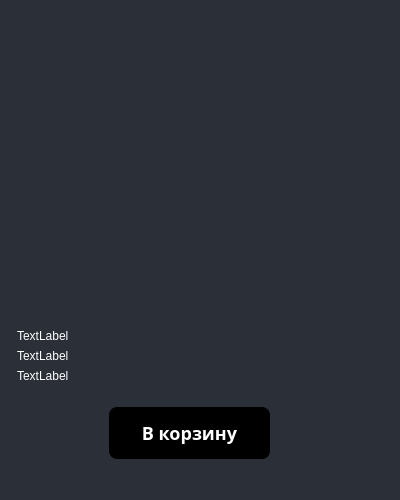
<?xml version="1.0" encoding="UTF-8"?>
<ui version="4.0">
 <class>productElement</class>
 <widget class="QWidget" name="productElement">
  <property name="geometry">
   <rect>
    <x>0</x>
    <y>0</y>
    <width>400</width>
    <height>500</height>
   </rect>
  </property>
  <property name="sizePolicy">
   <sizepolicy hsizetype="Fixed" vsizetype="Maximum">
    <horstretch>0</horstretch>
    <verstretch>0</verstretch>
   </sizepolicy>
  </property>
  <property name="minimumSize">
   <size>
    <width>400</width>
    <height>500</height>
   </size>
  </property>
  <property name="maximumSize">
   <size>
    <width>415</width>
    <height>520</height>
   </size>
  </property>
  <property name="windowTitle">
   <string>Form</string>
  </property>
  <property name="styleSheet">
   <string notr="true">* {
	color: #fff;
	background-color: #2a2f38;
}

QLineEdit {
	background-color: #16191d;
	padding: 5px 10px;
	border-top-left-radius: 10px;
	border-bottom-left-radius: 10px;
	border-top-right-radius: 10px;
	border-bottom-right-radius: 10px;
}

QTextEdit {
	font-size: 10px;
}</string>
  </property>
  <layout class="QVBoxLayout" name="verticalLayout_2">
   <property name="leftMargin">
    <number>0</number>
   </property>
   <property name="topMargin">
    <number>0</number>
   </property>
   <property name="rightMargin">
    <number>20</number>
   </property>
   <property name="bottomMargin">
    <number>20</number>
   </property>
   <item>
    <widget class="QGroupBox" name="groupBox">
     <property name="minimumSize">
      <size>
       <width>0</width>
       <height>0</height>
      </size>
     </property>
     <property name="maximumSize">
      <size>
       <width>420</width>
       <height>500</height>
      </size>
     </property>
     <property name="styleSheet">
      <string notr="true">border: none</string>
     </property>
     <property name="title">
      <string/>
     </property>
     <layout class="QHBoxLayout" name="horizontalLayout">
      <property name="spacing">
       <number>0</number>
      </property>
      <property name="leftMargin">
       <number>0</number>
      </property>
      <property name="topMargin">
       <number>0</number>
      </property>
      <property name="rightMargin">
       <number>0</number>
      </property>
      <property name="bottomMargin">
       <number>0</number>
      </property>
      <item>
       <widget class="QFrame" name="frame_2">
        <property name="maximumSize">
         <size>
          <width>16777215</width>
          <height>16777215</height>
         </size>
        </property>
        <property name="frameShape">
         <enum>QFrame::StyledPanel</enum>
        </property>
        <property name="frameShadow">
         <enum>QFrame::Raised</enum>
        </property>
        <layout class="QVBoxLayout" name="verticalLayout">
         <property name="leftMargin">
          <number>0</number>
         </property>
         <property name="topMargin">
          <number>0</number>
         </property>
         <property name="rightMargin">
          <number>0</number>
         </property>
         <property name="bottomMargin">
          <number>0</number>
         </property>
         <item>
          <widget class="QFrame" name="frame_3">
           <property name="maximumSize">
            <size>
             <width>390</width>
             <height>500</height>
            </size>
           </property>
           <property name="frameShape">
            <enum>QFrame::StyledPanel</enum>
           </property>
           <property name="frameShadow">
            <enum>QFrame::Raised</enum>
           </property>
           <layout class="QVBoxLayout" name="verticalLayout_4">
            <property name="leftMargin">
             <number>0</number>
            </property>
            <property name="topMargin">
             <number>0</number>
            </property>
            <property name="rightMargin">
             <number>0</number>
            </property>
            <property name="bottomMargin">
             <number>10</number>
            </property>
            <item>
             <widget class="QLabel" name="imageArea">
              <property name="minimumSize">
               <size>
                <width>390</width>
                <height>300</height>
               </size>
              </property>
              <property name="maximumSize">
               <size>
                <width>390</width>
                <height>300</height>
               </size>
              </property>
              <property name="text">
               <string/>
              </property>
             </widget>
            </item>
           </layout>
          </widget>
         </item>
         <item>
          <widget class="QFrame" name="frame">
           <property name="frameShape">
            <enum>QFrame::StyledPanel</enum>
           </property>
           <property name="frameShadow">
            <enum>QFrame::Raised</enum>
           </property>
           <layout class="QVBoxLayout" name="verticalLayout_6">
            <item>
             <widget class="QFrame" name="frame_4">
              <property name="maximumSize">
               <size>
                <width>16777215</width>
                <height>250</height>
               </size>
              </property>
              <property name="frameShape">
               <enum>QFrame::StyledPanel</enum>
              </property>
              <property name="frameShadow">
               <enum>QFrame::Raised</enum>
              </property>
              <layout class="QVBoxLayout" name="verticalLayout_5">
               <property name="leftMargin">
                <number>5</number>
               </property>
               <item>
                <widget class="QLabel" name="productName">
                 <property name="text">
                  <string>TextLabel</string>
                 </property>
                </widget>
               </item>
               <item>
                <widget class="QLabel" name="productDescription">
                 <property name="text">
                  <string>TextLabel</string>
                 </property>
                </widget>
               </item>
               <item>
                <widget class="QLabel" name="productCost">
                 <property name="text">
                  <string>TextLabel</string>
                 </property>
                </widget>
               </item>
              </layout>
             </widget>
            </item>
            <item>
             <widget class="QFrame" name="frame_7">
              <property name="styleSheet">
               <string notr="true">/* CSS */
#addToCartBtn {
  align-items: center;
  background-color: initial;
  background-image: linear-gradient(#464d55, #25292e);
  border-radius: 8px;
  border-width: 0;
  box-shadow: 0 10px 20px rgba(0, 0, 0, .1),0 3px 6px rgba(0, 0, 0, .05);
  box-sizing: border-box;
  color: #fff;
  cursor: pointer;
  display: inline-flex;
  flex-direction: column;
  font-family: expo-brand-demi,system-ui,-apple-system,BlinkMacSystemFont,&quot;Segoe UI&quot;,Roboto,&quot;Helvetica Neue&quot;,Arial,&quot;Noto Sans&quot;,sans-serif,&quot;Apple Color Emoji&quot;,&quot;Segoe UI Emoji&quot;,&quot;Segoe UI Symbol&quot;,&quot;Noto Color Emoji&quot;;
  font-size: 18px;
  height: 52px;
  justify-content: center;
  line-height: 1;
  margin: 0;
  outline: none;
  overflow: hidden;
  padding: 0 32px;
  text-align: center;
  text-decoration: none;
  transform: translate3d(0, 0, 0);
  transition: all 150ms;
  vertical-align: baseline;
  white-space: nowrap;
  user-select: none;
  -webkit-user-select: none;
  touch-action: manipulation;
}

#addToCartBtn:hover {
  box-shadow: rgba(0, 1, 0, .2) 0 2px 8px;
  opacity: .85;
}

#addToCartBtn:active {
  outline: 0;
}

#addToCartBtn:focus {
  box-shadow: rgba(0, 0, 0, .5) 0 0 0 3px;
}</string>
              </property>
              <property name="frameShape">
               <enum>QFrame::StyledPanel</enum>
              </property>
              <property name="frameShadow">
               <enum>QFrame::Raised</enum>
              </property>
              <layout class="QHBoxLayout" name="horizontalLayout_2">
               <item alignment="Qt::AlignHCenter">
                <widget class="QPushButton" name="addToCartBtn">
                 <property name="font">
                  <font>
                   <family>expo-brand-demi</family>
                   <pointsize>-1</pointsize>
                   <weight>75</weight>
                   <bold>true</bold>
                   <underline>false</underline>
                   <strikeout>false</strikeout>
                  </font>
                 </property>
                 <property name="cursor">
                  <cursorShape>PointingHandCursor</cursorShape>
                 </property>
                 <property name="styleSheet">
                  <string notr="true"/>
                 </property>
                 <property name="text">
                  <string>В корзину</string>
                 </property>
                 <property name="iconSize">
                  <size>
                   <width>24</width>
                   <height>24</height>
                  </size>
                 </property>
                </widget>
               </item>
              </layout>
             </widget>
            </item>
           </layout>
          </widget>
         </item>
        </layout>
       </widget>
      </item>
     </layout>
    </widget>
   </item>
  </layout>
 </widget>
 <resources>
  <include location="../resources.qrc"/>
 </resources>
 <connections/>
</ui>
